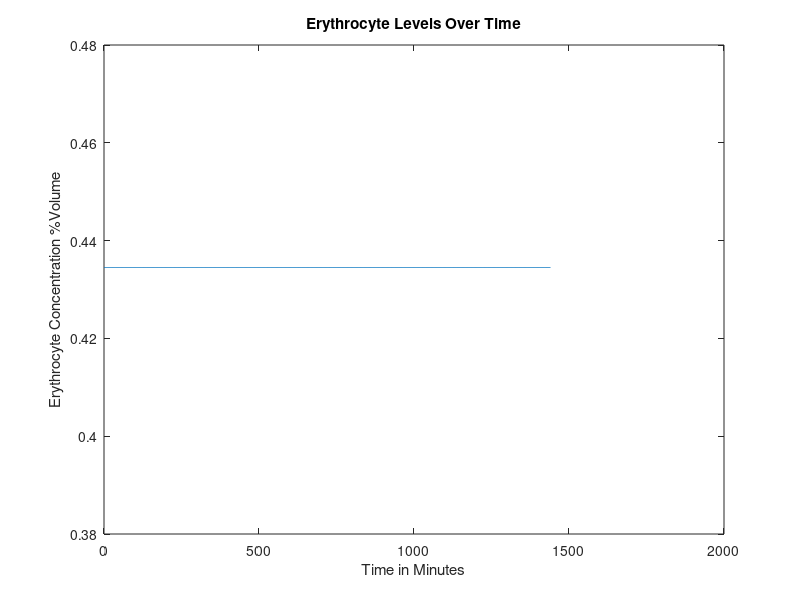
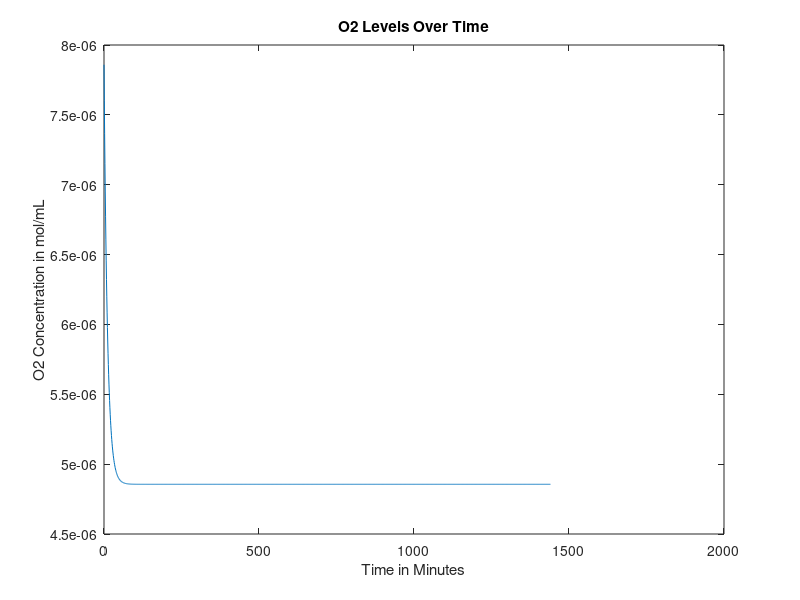
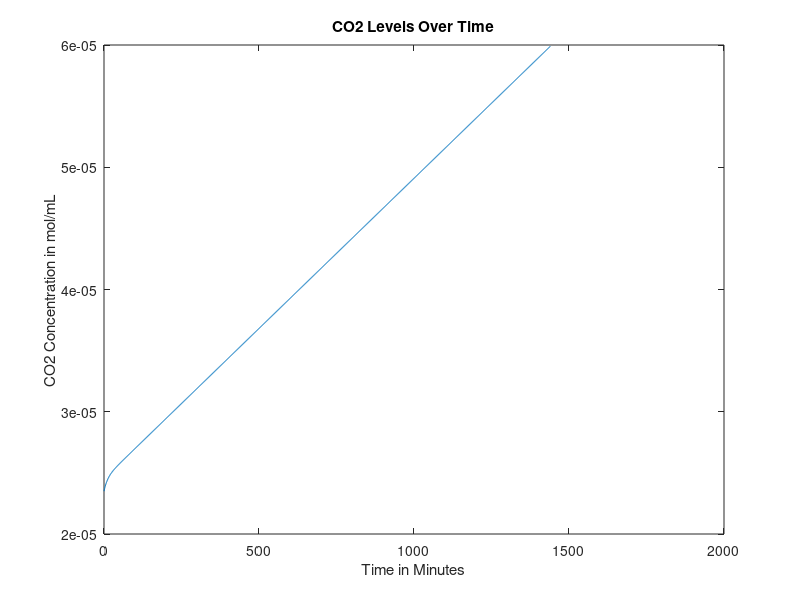
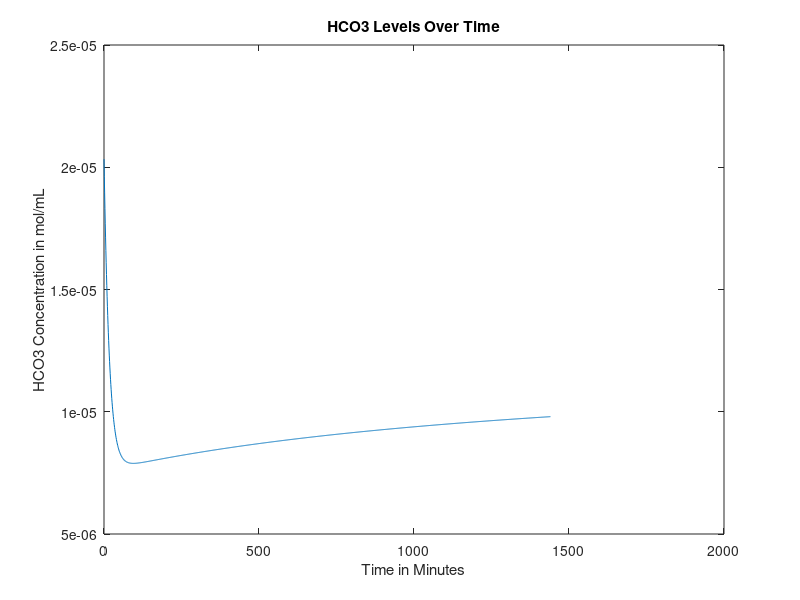

Here is the MATLAB script that generated these plots, in order:
function mainfunction1()

age = 30; %Age in years
gender = 0; %Gender, 0=male, 1=female
mass = 70; %Weight in kg
anemia = 0; %Is the patient anemic? 1 if yes, 0 if no

RQ=0.825;%reaction quotients for the general body and 
%RQheart=0.7;

    if (40>=age)&&(age>0) %if/else statement that sets heart rate based on age, in bpm
        heartrate = 60;  
    else
        heartrate=70;
    end

    
%Intake of various nutrients
carbs=130;
calciumintake=1000;
sodiumintake=500;

if gender==1
    ironintake=18;
else
    ironintake=8;
end

bloodweight=0.07*mass; %sets mass of blood in the body based on percentage composition of blood and bodyweight


%SV=mass; %stroke volume, blood pumped out of heart per beat in mL

bloodflow0 = 1000*bloodweight/1.06; %blood flow out of heart per minute in mL, divided by density of 1.06 g/mL (steady state value)

% cvector = concentration vector, [cE, cNa, cCa, cIron, cGlucose, cO2,
% cCO2, cHCO3], where c = "concentration of", and the letters are our
% components


if gender == 0 %if loop sets volume percentage of red blood cells based on gender
cE = 0.4345;
elseif gender == 1
cE = 0.402;  
end
 
%set concentration of O2 and CO2 in mol/mL at BTP in venous blood
cO2 = 0.00000785855;
cCO2 = 0.0000235;
%concentration of bicarbonate in venous blood, in mol/L
cHCO3 = 0.00002033;
%concnetartion of glucose in mol/mL
cGlucose = 0.0000055;
%Na concentration in mol/mL
cNa = 0.000137;
%Concentration of Ca in mol/mL
cCa = 0.00000118;
%Concentration of iron in mol/mL
cIron = 0.00012592;

cvector0 = [cE cO2 cCO2 cHCO3 cGlucose cNa cCa cIron]; %concentration in the blood, in moles? mL/mL of blood

cEtrack=[cvector0(1)];
cO2track=[cvector0(2)];
cCO2track=[cvector0(3)];
cHCO3track=[cvector0(4)];
cGlucosetrack=[cvector0(5)];
cNatrack=[cvector0(6)];
cCatrack=[cvector0(7)];
cIrontrack=[cvector0(8)];

for loop=1:1440
%Run initial venous blood through the heart
[bloodflow, cvector] = lungs(bloodflow0, cvector0);
%Run blood from lungs to the heart
[bloodflow, cvector1] = heart(bloodflow, cvector, mass);
%These three values are the blood flows that go from the heart to each
%organ





if (18<=age) && (age<50)
   LW=452+16.34*mass+11.85*age-166*gender;
else
   LW=1390+15.94*mass-12.86*age;
end

%Volumetric flow rate in and out of liver (mL/min)
%Vi=Vj=V=100mL/min per 100g liver
%Blood flow distribution will change during iron deficiency anemia but we
%don't have a function modeling this yet
V=LW;






BFbraini=0.15*bloodflow;
BFliveri=V;
BFotherbloodi=bloodflow-BFbraini-0.3*BFliveri;
%Process each of these three blood flows in their respective organs
[BFbrainj, cvectorbrainj] = brain(BFbraini, cvector1, mass);
[BFotherbloodj, cvectorotherbloodj] = otherblood(BFotherbloodi, cvector1, carbs, calciumintake, sodiumintake, ironintake); 

Mvectorotherbloodliver=0.7*V*cvectorotherbloodj;
Mvectorheart=0.3*V*cvector1;
cvectorliverin=(Mvectorotherbloodliver+Mvectorheart)/V;

[BFliverj, cvectorliverj] = liver(BFliveri,cvectorliverin,gender,mass,LW);
%Redirect blood from liver to other blood and mix the two
Mvectorotherbloodj=(cvectorotherbloodj*(BFotherbloodj-0.7*V))+(cvectorliverj*BFliverj);
%Add the blood flow from other blood and liver to get new blood volume
BFotherbloodj=BFotherbloodj-0.7*V+BFliverj;
%Do a weighted average to get a new cvector
cvectorotherbloodj=Mvectorotherbloodj/BFotherbloodj;
%Send 25% of the blood flow to the kidneys
BFkidneyi=0.25*(BFbrainj+BFotherbloodj);
%Subtract blood sent to kidneys from other blood 
BFotherbloodj=BFotherbloodj-BFkidneyi;
%Have the kidneys process the blood they receive
[BFkidneyj, cvectorkidneyj] = kidney(BFkidneyi, cvectorotherbloodj,RQ,mass);
%Send blood processed in kidneys back to other blood, pool with brain, create Mvector
Mvectorotherblood=(BFotherbloodj*cvectorotherbloodj)+(BFkidneyj*cvectorkidneyj)+(BFbrainj*cvectorbrainj);
%Reset the bloodflow back into the lungs to the blood flow we just computed
bloodflow0=BFotherbloodj+BFkidneyj+BFbrainj;
%Recompute cvector0 by dividing Mvectorotherblood by bloodflow0
cvector0=Mvectorotherblood/bloodflow0;

cEtrack=[cEtrack cvector0(1)];
cO2track=[cO2track cvector0(2)];
cCO2track=[cCO2track cvector0(3)];
cHCO3track=[cHCO3track cvector0(4)];
cGlucosetrack=[cGlucosetrack cvector0(5)];
cNatrack=[cNatrack cvector0(6)];
cCatrack=[cCatrack cvector0(7)];
cIrontrack=[cIrontrack cvector0(8)];

A = [cvector; cvector1; cvectorbrainj; cvectorotherbloodj; cvectorliverj; cvectorkidneyj; cvector0];
end

figure
plot(0:loop(end),cEtrack)
title('Erythrocyte Levels Over Time')
xlabel('Time in Minutes')
ylabel('Erythrocyte Concentration %Volume')

figure 
plot(0:loop(end),cO2track)
title('O2 Levels Over Time')
xlabel('Time in Minutes')
ylabel('O2 Concentration in mol/mL')

figure 
plot(0:loop(end),cCO2track)
title('CO2 Levels Over Time')
xlabel('Time in Minutes')
ylabel('CO2 Concentration in mol/mL')

figure 
plot(0:loop(end),cHCO3track)
title('HCO3 Levels Over Time')
xlabel('Time in Minutes')
ylabel('HCO3 Concentration in mol/mL')

figure 
plot(0:loop(end),cGlucosetrack)
title('Glucose Levels Over Time')
xlabel('Time in Minutes')
ylabel('Glucose Concentration in mol/mL')

figure
plot(0:loop(end),cNatrack)
title('Na Levels Over Time')
xlabel('Time in Minutes')
ylabel('Na Concentration in mol/mL')

figure
plot(0:loop(end),cCatrack)
title('Ca Levels Over Time')
xlabel('Time in Minutes')
ylabel('Ca Concentration in mol/mL')

figure
plot(0:loop(end),cIrontrack)
title('Iron Levels Over Time')
xlabel('Time in Minutes')
ylabel('Iron Concentration in mol/mL')





end




function [bloodout, Cout] = lungs(vblood, Cvector)
    % This function finds the output terms for each component coming out of
    % the lungs.
    % Input: W = weight;
    %        Cvector - vector containing initial concentrations of each component
    %        entering heart
    % Output: Cout - vector containing final concentrations of each
    %         component leaving heart
    
    % Finding volumetric flow rate of blood (volumetric flow rate of blood
    % in = out)
%     mblood = 0.07*W; %in kg
%     pblood = 1.06; %in kg/L %this value is dependent on other factors - can we use it? should we use 1?
%     vblood = mblood/pblood; %in L/min
    
    Cout = [];
    % Finding volumetric flow rate out of oxygen
    CiO2 = 0.000001964637; %5mL/100mL becomes .000001964637 mol
    %CdeoxygenatedO2 = 0.16; %from graph and partial pressure of oxygen in entering deoxygenated blood being...
                            %40 mmHg (this might also depend on hemoglobin)
    nO2i = vblood*(Cvector(2)+CiO2); %O2 in, mL/min
    nO2cons = 0.05*nO2i;%.0002082515; %5.3 mL/min becomes .0002082515 mol/min
    nO2j = nO2i - nO2cons; %O2 out, mol/min
    Cout(2) = nO2j/vblood; %mol/mL
    
    % Finding volumetric flow rate out of carbon dioxide
    nCO2i = vblood*Cvector(3);
    nCO2cons = vblood*(.0000015716531); %vblood(mL/min) and concentration of blood consumed (mol/mL)
    %CjCO2 = 0.48; %48 mL/100 mL, should be dependent on hemoglobin, oxygen, things like that
    nCO2j = nCO2i - nCO2cons; %CO2 out, L/min
    Cout(3) = nCO2j/vblood;
    
    % Finding volumetric flow rate out of bicarbonate
    rHCO3CO2 = Cvector(4)/Cvector(3); %ratio of bicarbonate to carbon dioxide in blood leaving lungs
    nHCO3j = rHCO3CO2*nCO2j; %HCO3 out, mol/min
    Cout(4) = nHCO3j/vblood;
    
    % Finding volumetric flow rate out of calcium
    Cout(7) = Cvector(7); %calcium out, L/min
    
    % Finding volumetric flow rate out of iron
%      Cerythrocytes = 0.45; %45 mL/100 mL, this concentration changes depending on hemoglobin, but we need...
% %                           %to figure out this relationship
%      Chemoglobin = 0.335; %g/mL, this concentration also changes, but maybe only depending on demographics
% %                          %and anemia
%     Mhemoglobin = 65000; %g/mol
%     MFe = 55.845; %g/mol
%     CFe = (MFe*Chemoglobin*Cerythrocytes)/Mhemoglobin;
%     vFej = vblood*CFe; %iron out, L/min

    Cout(8) = Cvector(8); %iron concentration doesn't change in lungs?
    % Finding volumetric flow rate out of sodium
    Cout(6) = Cvector(6); %sodium out, L/min
    
    % Finding volumetric flow rate out of erythrocytes
    %vErythrocytesj = vblood*Cerythrocytes; %erythrocytes out, L/min, once again this concentration changes
    Cout(1) = Cvector(1);
    
    % Finding volumetric flow rate out of glucose
%     Chemoglobinblood = Chemoglobin*Cerythrocytes; %concentration of hemoglobin in blood, g/mL
%     Chemoglobinbloodmol = Chemoglobinblood/Mhemoglobin; %concentration of hemoglobin in blood, mol/mL
%     CO2bloodmol = 4*Chemoglobinbloodmol; %concentration of oxygen in blood dependent on this value of...
%                                          %hemoglobin, mol/mL
    %nO2cons = CO2bloodmol*vblood*1000; %molar flow rate of oxygen consumed, mol/min - can we somehow...
                                       %convert this into mL/min to get a
                                       %more accurate value of oxygen
                                       %consumed in the oxygen accounting
                                       %equation?
    nglucosecons = 6*nO2cons; %molar flow rate of glucose consumed, mol/min
%     Mglucose = 180.18; %g/mol
%     mglucosecons = nglucosecons*Mglucose; %g/min
%     pglucose = 1560; %g/L, is this what other people are using?
%     vglucosecons = mglucosecons/pglucose; %L/min
    nGlucosei = Cvector(5)*vblood;
    nGlucosej = nGlucosei - nglucosecons; %molar flow rate of glucose out, mol/min
    Cout(5) = nGlucosej/vblood;
    bloodout = vblood;
end
    
    %*thoughts I had while coding that we should consider: putting in
    %checks to make sure outflows that go directly to the next organ are
    %the same as those inflows - if they're not the same, find the problem
    %and/or change it to be the same
    % make sure everyone codes volumetric flow rate of blood and density of
    % blood in the same way





function [bloodflowj, cvectorj] = brain(bloodflowi, cvectori, mass)
%Blood volume conserved
bloodflowj=bloodflowi;

brainmass=0.02*mass*1000; %gives brain mass in grams as 2% body mass
Mvector=bloodflowi*cvectori;
%Create a null vector for cvectorj
cvectorj=zeros(1,8);
%Sets inflows equal to outflows for erythrocytes, Na, Ca, Iron
cvectorj(1)=cvectori(1);
cvectorj(6)=cvectori(6);
cvectorj(7)=cvectori(7);
cvectorj(8)=cvectori(8);

%Consume oxygen at 3.5 mL (in moles) per 100 gram per minute
MO2j=Mvector(2)-0.0001375246*(brainmass/100);
%Consume glucose at a rate of 120g/day
MGlucosej=Mvector(5)-(0.6660746/1440);%moles of glucose in - glucose requirements per day in moles/minutes in the day
%Calculate CO2 produced based on glucose consumed via respiration equation
MCO2j=Mvector(3)+6*(0.6660746/1440);
%Calculate HCO3 made when the CO2 is produced
rHCO3CO2=19.3/21.5; %ratio of bicarbonate to carbon dioxide in blood leaving lungs
HCO3j=Mvector(4)+rHCO3CO2*6*(0.6660746/1440);

%Calculate values above as concentrations and add them to cvectorj
cvectorj(2)=MO2j/bloodflowj;
cvectorj(5)=MGlucosej/bloodflowj;
cvectorj(3)=MCO2j/bloodflowj;
cvectorj(4)=HCO3j/bloodflowj;

end






%I don't know about modeling different conditions based on flow at a
%certain time, would it be better if we used t (for time, i.e. what step we
%are at)
%Also if carbon dioxide concentration changes, then I am pretty sure
%bicarbonate concentration will also change (by how much I'm not sure, I'm
%tired)
function [outflow, Cout] = heart(flow,Cvector,weight)
    % This function finds the output terms for each component coming out of
    % the heart.
    % Input: Cvector - vector containing initial concentrations of each component
    %        entering heart
    %        Flow - number that represents volumetric? flow of first inlet
    %        stream from lungs to heart
    % Output: Cout - vector containing final concentrations of each
    %         component leaving heart
    
    %how do I account for total blood/blood flow
    %so the Heart has multiple flows to it, but the heart will actually consume only once -- the first time because we are assuming that everything is happening in one heartbeat? 
Cout = [];
    %if flow == Flow1LungsToHeart
    
        % components that don't change:
        
        % Finding concentration out of glucose
Cout(5)=Cvector(5);
% Finding concentration out of erythrocytes
Cout(1)=Cvector(1);
% Finding concentration out of sodium
Cout(6)=Cvector(6);
% Finding concentration out of iron
Cout(8)=Cvector(8);
% Finding concentration out of calcium
Cout(7)=Cvector(7);
% Finding concentration out of bicarbonate, however I think
% bicarbonate will change because the concentration of carbon
% dioxide changes
%Cout(4)=Cvector(4);

heartmass = weight*.003;
nO2cons = 32.5*(heartmass/300)*0.0000392927; %mL/min*mol/mL=mol/min
%vblood = (.07*weight)/1.06; %L/min, if the total volumetric blood flow leaving the lungs is the same as volumetric blood flow entering the heart
Cout(2) = (Cvector(2)*flow - nO2cons)/flow;
CO2gen = .7*nO2cons; %using respiratory quotient in the heart
Cout(3) = (Cvector(3)*flow + CO2gen)/flow;
rHCO3CO2 = Cvector(4)/Cvector(3); %ratio of bicarbonate to carbon dioxide in blood leaving lungs
nHCO3j = rHCO3CO2*CO2gen; %HCO3 out, mol/min
Cout(4) = (Cvector(4)*flow + nHCO3j)/flow;

    %components that do change
    % Finding volumetric flow rate out of oxygen
    % Finding volumetric flow rate out of carbon dioxide
    %heartRQ=0.7; %we are assuming that heart muscle cell metabolism comes soley from lipids
    %heartRQ=CO2produced/O2consumed;
    % O2 consumption: 30 - 35 mL/min per 300 g
    %based off of RQ find the CO2produced
    %vO2j=vO2-O2consumed but do units match
    %vCO2j=vCO2 + CO2produced
       
%     else 
%         % no components will change?
%         %Concentration2HeartToOther
%         %Concentration2HeartToBrain
%         %Concentration2HeartToLiver
%         %Concentration3BrainToHeart
%         %Concentration4LiverToHeart
%         %Concentration7OtherToHeart
%         %Concentration8HeartToLungs
%         
%         Cout(5)=Cvector(5);
%         Cout(1)=Cvector(1);
%         Cout(6)=Cvector(6);
%         Cout(8)=Cvector(8);
%         Cout(7)=Cvector(7);
%         Cout(4)=Cvector(4);
%         Cout(3)=Cvector(3);
%         Cout(2)=Cvector(2);
%     end
outflow = flow;
end




function [bloodflowj, cvectorout]=liver(V,cvectori,G,mass,LW)
%This function will deliver output volumetric flow rates for the concentration of
%the 8 components (mol/mLmin) out of the liver
%Input: G=Gender (1 if female, 0 if male)
%W=weight of person (kg); A=age of person (years)
%cvector=[cE,cO2,cCO2,cHCO3,cGlucose,cNa,cCa,cFe)
%Outputs are all in concentration flow rates (mol/mLmin) out

%Initializes cvectorout
cvectorout=[0,0,0,0,0,0,0,0];

%Wet weight of liver (g) due to person's demographics
%LW=Liver weight (g)
%make this into a seperate function if can although i really believe liver
%needs demographic info in



%Calculates concentration flow rate of red blood cells out 
%p=blood density in amount per mL
%Vbody=Volume of body in mL. Calculating assuming 7% of total body weight
%is blood, then divided by density of blood to find volume of blood
%RBCj=raw numerical flow rate of red blood cells out/min
%RBCi=raw numerical flow rate of RBC in/min
%nRBCj=molar flow rate of RBC out/min
%RBCcons=consumption rate of RBC/min 
%No generation of RBC in liver
if G==1
    p=1.2e10; %number of red blood cells per mL of PURE red blood cells
else
    p=1.2e10;
end
    %Calculate volume of the body
    Vblood=0.07*mass*1000/1.056;
    %Calculate the number of RBCs entering liver based on concentration,
    %flow rate, and pure RBC density
    RBCi=p*V*cvectori(1);
    %Consume some based on body size
    RBCcons=5.55555e-6*cvectori(1)*Vblood;%this had vickis original p here, confirm
    %Find pure volume of RBCs we now have based on number and density 
    VRBCj=(RBCi-RBCcons)/p;
    %Calculate volume of plasma that entered
    Vplasma=V*(1-cvectori(1));
    %Calculate new concentrations based on volumeRBCs/total volume
    cvectorout(1)=VRBCj/(VRBCj+Vplasma);
    %Bloodflow out = blood cells out + plasma volume
    bloodflowj=Vplasma+VRBCj;

%Calculates concentration flow rate of O2 out 
%No generation of O2
%nO2i=molar flow rate of O2/min in
%nO2j=molar flow rate of O2/min out
%nO2cons=molar consumption rate of O2/min
nO2i= cvectori(2)*V; %0.0006286842*(LW/100);
nO2cons=0.0002389*(LW/100);
nO2j=nO2i-nO2cons;
cvectorout(2)=nO2j/V;

%Calculates concentration flow rate of CO2 out
%nCO2i=molar flow rate of CO2/min in
%nCO2j=molar flow rate of CO2/min out
%nCO2gen=molar flow rate of CO2/min generated
%RQ=Respiratory Quotient=mol CO2 produced/mol O2 consumed
RQ=0.825;
nCO2gen=RQ*nO2cons;
nCO2i=cvectori(3)*V;
nCO2j=nCO2i+nCO2gen;
cvectorout(3)=nCO2j/V;

%Calculates the required intake of protein in grams/min given a
%person's demographic information
%dprotein=daily protein intake in g/day
%protein=protein intake in g/min
dprotein=0.8*mass;
protein=dprotein/1440;

%Calculates the concentration flow rate of Bicarbonate out 
%Assume no generation of bicarbonate
%%Also liver just takes in bicarbonate from the heart and stomach
%1mole bicarbonate ions consumed by liver per 100g protein/day
rHCO3CO2 = cvectori(4)/cvectori(3); %ratio of bicarbonate to carbon dioxide in blood leaving lungs
nHCO3gen = rHCO3CO2*nCO2gen; %HCO3 out, mol/min
nHCO3i=cvectori(4)*V;
nHCO3j=nHCO3i-(protein/100)+nHCO3gen;
cvectorout(4)=nHCO3j/V;

%Calculates the concentration flow rate of Na2+ out 
%Assume no generation of Na2+, only in, out, and consumption
%nNai=molar flow rate of sodium in 
%nNacons=molar flow rate of sodium consumed given that 10% of bile salts
%are consumed, approx 600mL are produced per day, and there are 135mM Na+
%ions in bile.
%nNaj=molar flow rate of sodium out
nNacons=9.375e-9;
nNai=cvectori(6)*V;
nNaj=nNai-nNacons;
cvectorout(6)=nNaj/V;

%Calculates the concentration flow rate of Ca2+ out
%Assume no generation nor consumption.
%cCai=concentration flow rate of Ca2+ in mol/Lmin in
%cCaj=concentration flow rate of Ca2+ in mol/Lmin out
cvectorout(7)=cvectori(7);
%Calculates the concentration flow rate of Fe out
%Assume no generation since

%Still need to do Glucose in Liver
%Placeholder that sets in=out
cvectorout(5)=cvectori(5);
cvectorout(8)=cvectori(8);
end


function [bloodflowj, cvectorj] = kidney(bloodflowi, cvectori, RQ, mass)
T=1440;%Multiplier that scales up the time period of interest to one day (required for glucose equation)
Kidneymass=(300/70000)*mass; %mass of the kidneys combined in grams

%Initialize all intakes
Mvector=bloodflowi*cvectori;
bloodflowj=bloodflowi;

%Consume relevant compounds to create outlet values

MEj=Mvector(1);
MIronj=Mvector(8);

MO2j=0.85*Mvector(2);
% Find mol/min O2 consumed
%MO2cons = Mvector(2) - MO2j;
% Convert to mL/min per 100g
%MO2cons = (MO2cons/0.0000392927)/(Kidneymass/100);
% Find mmol/min per 100g Na consumed
%MNacons = (MO2cons - 0.5)/0.1;
% Convert to mol/min
%MNacons = (MNacons/1000)*(Kidneymass/100);
MNacons = (100/1440)/1000;
MNaj = Mvector(6) - MNacons;
%MNaj=(Mvector(6)-(Kidneymass/100)*((10*(25450*(Mvector(2)-MO2j)))-5))/1000;
MCaj=0.98*Mvector(7);
MGlucosej=Mvector(5)-(Mvector(5)*(0.226/((Mvector(5))*T)));
MCO2j=Mvector(3)+((Mvector(2)-MO2j)*RQ);
rHCO3O2=Mvector(4)/Mvector(3);
MHCO3gen=rHCO3O2*((Mvector(2)-MO2j)*RQ);
MHCO3j=Mvector(4)-0.15*(Mvector(4))+(.004/T)+MHCO3gen;

%Recompute all concentrations using original mass of blood and new values

cIronj=MIronj/bloodflowj;
cNaj=MNaj/bloodflowj;
cO2j=MO2j/bloodflowj;
cCO2j=MCO2j/bloodflowj;
cEj=MEj/bloodflowj;
cGlucosej=MGlucosej/bloodflowj;
cHCO3j=MHCO3j/bloodflowj;
cCaj=MCaj/bloodflowj;

cvectorj=[cEj cO2j cCO2j cHCO3j cGlucosej cNaj cCaj cIronj];

end

function [outflow, Cout] = otherblood(flow, Cin, carbs, calciumintake, sodiumintake, ironintake)
Cout = [];
Cout(1) = Cin(1);
%CO2cons = 
Cout(2) = Cin(2);%-CO2cons;
Cout(3) = Cin(3);
Cout(4) = Cin(4);
Cout(5) = (flow*Cin(5) + (.8*carbs)/(180.156*1440))/flow; %130g of carbs, 80 percent is directly translated to glucose, 20% is fructose and galactose which goes to the liver and may be converted to glucose at a later stage so another term is incoming
Cout(6) = (flow*Cin(6) + (sodiumintake/(1000*22.99*1440)))/flow; %500 mg of sodium needed for vital functions so start with sodium intake being 500 mg
Cout(7) = (flow*Cin(7) + (calciumintake*.26)/(1000*40.08*1440))/flow; %calcium intake should be around 1000 mg
Cout(8) = (flow*Cin(8) + (ironintake*.18)/(1000*55.845*1440)-1/(1440*1000*55.845))/flow;%iron intake will be approximately 8 mg for males and 18 mg for females
outflow = flow;
end